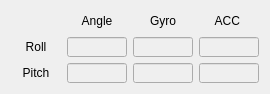
   <widget class="QWidget" name="gridLayoutWidget_15">
    <property name="geometry">
     <rect>
      <x>10</x>
      <y>220</y>
      <width>251</width>
      <height>74</height>
     </rect>
    </property>
    <property name="font">
     <font>
      <pointsize>9</pointsize>
     </font>
    </property>
    <layout class="QGridLayout" name="gridLayout_15">
     <item row="3" column="1">
      <widget class="QLineEdit" name="LE_SENSOR_CIMU_PITCH">
       <property name="enabled">
        <bool>false</bool>
       </property>
       <property name="sizePolicy">
        <sizepolicy hsizetype="Fixed" vsizetype="Fixed">
         <horstretch>0</horstretch>
         <verstretch>0</verstretch>
        </sizepolicy>
       </property>
       <property name="minimumSize">
        <size>
         <width>60</width>
         <height>20</height>
        </size>
       </property>
       <property name="maximumSize">
        <size>
         <width>60</width>
         <height>20</height>
        </size>
       </property>
       <property name="font">
        <font>
         <pointsize>9</pointsize>
        </font>
       </property>
       <property name="alignment">
        <set>Qt::AlignRight|Qt::AlignTrailing|Qt::AlignVCenter</set>
       </property>
       <property name="readOnly">
        <bool>true</bool>
       </property>
      </widget>
     </item>
     <item row="3" column="2">
      <widget class="QLineEdit" name="LE_SENSOR_CIMU_PITCH_VEL">
       <property name="enabled">
        <bool>false</bool>
       </property>
       <property name="sizePolicy">
        <sizepolicy hsizetype="Fixed" vsizetype="Fixed">
         <horstretch>0</horstretch>
         <verstretch>0</verstretch>
        </sizepolicy>
       </property>
       <property name="minimumSize">
        <size>
         <width>60</width>
         <height>20</height>
        </size>
       </property>
       <property name="maximumSize">
        <size>
         <width>60</width>
         <height>20</height>
        </size>
       </property>
       <property name="font">
        <font>
         <pointsize>9</pointsize>
        </font>
       </property>
       <property name="alignment">
        <set>Qt::AlignRight|Qt::AlignTrailing|Qt::AlignVCenter</set>
       </property>
       <property name="readOnly">
        <bool>true</bool>
       </property>
      </widget>
     </item>
     <item row="3" column="0">
      <widget class="QLabel" name="label_53">
       <property name="sizePolicy">
        <sizepolicy hsizetype="Fixed" vsizetype="Fixed">
         <horstretch>0</horstretch>
         <verstretch>0</verstretch>
        </sizepolicy>
       </property>
       <property name="minimumSize">
        <size>
         <width>50</width>
         <height>20</height>
        </size>
       </property>
       <property name="maximumSize">
        <size>
         <width>50</width>
         <height>20</height>
        </size>
       </property>
       <property name="font">
        <font>
         <pointsize>9</pointsize>
        </font>
       </property>
       <property name="text">
        <string>Pitch</string>
       </property>
       <property name="alignment">
        <set>Qt::AlignCenter</set>
       </property>
      </widget>
     </item>
     <item row="3" column="3">
      <widget class="QLineEdit" name="LE_SENSOR_CIMU_PITCH_ACC">
       <property name="enabled">
        <bool>false</bool>
       </property>
       <property name="sizePolicy">
        <sizepolicy hsizetype="Fixed" vsizetype="Fixed">
         <horstretch>0</horstretch>
         <verstretch>0</verstretch>
        </sizepolicy>
       </property>
       <property name="minimumSize">
        <size>
         <width>60</width>
         <height>20</height>
        </size>
       </property>
       <property name="maximumSize">
        <size>
         <width>60</width>
         <height>20</height>
        </size>
       </property>
       <property name="font">
        <font>
         <pointsize>9</pointsize>
        </font>
       </property>
       <property name="alignment">
        <set>Qt::AlignRight|Qt::AlignTrailing|Qt::AlignVCenter</set>
       </property>
       <property name="readOnly">
        <bool>true</bool>
       </property>
      </widget>
     </item>
     <item row="0" column="3">
      <widget class="QLabel" name="label_60">
       <property name="sizePolicy">
        <sizepolicy hsizetype="Fixed" vsizetype="Fixed">
         <horstretch>0</horstretch>
         <verstretch>0</verstretch>
        </sizepolicy>
       </property>
       <property name="minimumSize">
        <size>
         <width>60</width>
         <height>20</height>
        </size>
       </property>
       <property name="maximumSize">
        <size>
         <width>60</width>
         <height>20</height>
        </size>
       </property>
       <property name="font">
        <font>
         <pointsize>9</pointsize>
        </font>
       </property>
       <property name="text">
        <string>ACC </string>
       </property>
       <property name="alignment">
        <set>Qt::AlignCenter</set>
       </property>
      </widget>
     </item>
     <item row="0" column="2">
      <widget class="QLabel" name="label_49">
       <property name="sizePolicy">
        <sizepolicy hsizetype="Fixed" vsizetype="Fixed">
         <horstretch>0</horstretch>
         <verstretch>0</verstretch>
        </sizepolicy>
       </property>
       <property name="minimumSize">
        <size>
         <width>60</width>
         <height>20</height>
        </size>
       </property>
       <property name="maximumSize">
        <size>
         <width>60</width>
         <height>20</height>
        </size>
       </property>
       <property name="font">
        <font>
         <pointsize>9</pointsize>
        </font>
       </property>
       <property name="text">
        <string>Gyro</string>
       </property>
       <property name="alignment">
        <set>Qt::AlignCenter</set>
       </property>
      </widget>
     </item>
     <item row="0" column="1">
      <widget class="QLabel" name="label_52">
       <property name="sizePolicy">
        <sizepolicy hsizetype="Fixed" vsizetype="Fixed">
         <horstretch>0</horstretch>
         <verstretch>0</verstretch>
        </sizepolicy>
       </property>
       <property name="minimumSize">
        <size>
         <width>60</width>
         <height>20</height>
        </size>
       </property>
       <property name="maximumSize">
        <size>
         <width>60</width>
         <height>20</height>
        </size>
       </property>
       <property name="font">
        <font>
         <pointsize>9</pointsize>
        </font>
       </property>
       <property name="text">
        <string>Angle</string>
       </property>
       <property name="alignment">
        <set>Qt::AlignCenter</set>
       </property>
      </widget>
     </item>
     <item row="1" column="0" rowspan="2">
      <widget class="QLabel" name="label_54">
       <property name="sizePolicy">
        <sizepolicy hsizetype="Fixed" vsizetype="Fixed">
         <horstretch>0</horstretch>
         <verstretch>0</verstretch>
        </sizepolicy>
       </property>
       <property name="minimumSize">
        <size>
         <width>50</width>
         <height>20</height>
        </size>
       </property>
       <property name="maximumSize">
        <size>
         <width>50</width>
         <height>20</height>
        </size>
       </property>
       <property name="font">
        <font>
         <pointsize>9</pointsize>
        </font>
       </property>
       <property name="text">
        <string>Roll</string>
       </property>
       <property name="alignment">
        <set>Qt::AlignCenter</set>
       </property>
      </widget>
     </item>
     <item row="1" column="1" rowspan="2">
      <widget class="QLineEdit" name="LE_SENSOR_CIMU_ROLL">
       <property name="enabled">
        <bool>false</bool>
       </property>
       <property name="sizePolicy">
        <sizepolicy hsizetype="Fixed" vsizetype="Fixed">
         <horstretch>0</horstretch>
         <verstretch>0</verstretch>
        </sizepolicy>
       </property>
       <property name="minimumSize">
        <size>
         <width>60</width>
         <height>20</height>
        </size>
       </property>
       <property name="maximumSize">
        <size>
         <width>60</width>
         <height>20</height>
        </size>
       </property>
       <property name="font">
        <font>
         <pointsize>9</pointsize>
        </font>
       </property>
       <property name="alignment">
        <set>Qt::AlignRight|Qt::AlignTrailing|Qt::AlignVCenter</set>
       </property>
       <property name="readOnly">
        <bool>true</bool>
       </property>
      </widget>
     </item>
     <item row="1" column="2" rowspan="2">
      <widget class="QLineEdit" name="LE_SENSOR_CIMU_ROLL_VEL">
       <property name="enabled">
        <bool>false</bool>
       </property>
       <property name="sizePolicy">
        <sizepolicy hsizetype="Fixed" vsizetype="Fixed">
         <horstretch>0</horstretch>
         <verstretch>0</verstretch>
        </sizepolicy>
       </property>
       <property name="minimumSize">
        <size>
         <width>60</width>
         <height>20</height>
        </size>
       </property>
       <property name="maximumSize">
        <size>
         <width>60</width>
         <height>20</height>
        </size>
       </property>
       <property name="font">
        <font>
         <pointsize>9</pointsize>
        </font>
       </property>
       <property name="alignment">
        <set>Qt::AlignRight|Qt::AlignTrailing|Qt::AlignVCenter</set>
       </property>
       <property name="readOnly">
        <bool>true</bool>
       </property>
      </widget>
     </item>
     <item row="1" column="3" rowspan="2">
      <widget class="QLineEdit" name="LE_SENSOR_CIMU_ROLL_ACC">
       <property name="enabled">
        <bool>false</bool>
       </property>
       <property name="sizePolicy">
        <sizepolicy hsizetype="Fixed" vsizetype="Fixed">
         <horstretch>0</horstretch>
         <verstretch>0</verstretch>
        </sizepolicy>
       </property>
       <property name="minimumSize">
        <size>
         <width>60</width>
         <height>20</height>
        </size>
       </property>
       <property name="maximumSize">
        <size>
         <width>60</width>
         <height>20</height>
        </size>
       </property>
       <property name="font">
        <font>
         <pointsize>9</pointsize>
        </font>
       </property>
       <property name="alignment">
        <set>Qt::AlignRight|Qt::AlignTrailing|Qt::AlignVCenter</set>
       </property>
       <property name="readOnly">
        <bool>true</bool>
       </property>
      </widget>
     </item>
    </layout>
   </widget>
